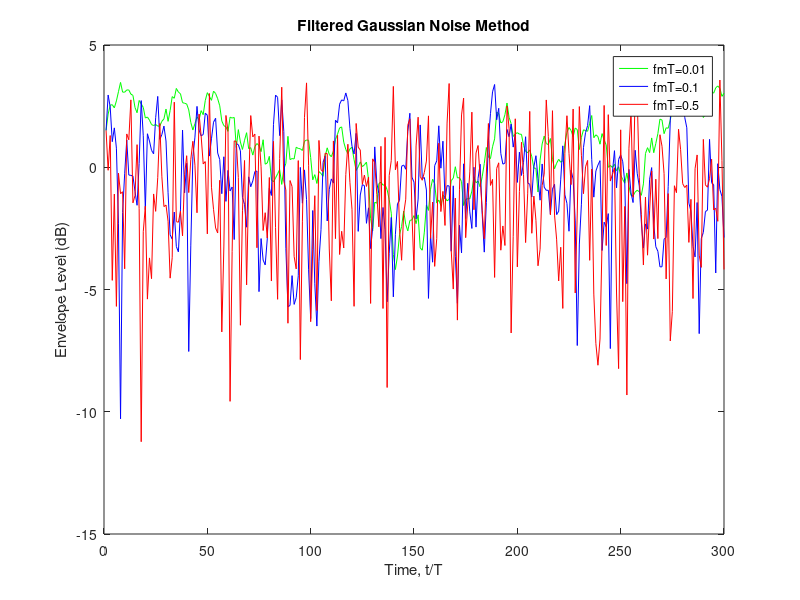

MATLAB code to generate this figure:
fmT = [0.01 0.1 0.5];
[row, num] = size(fmT);
Omgp = 1;
sample_num = 300;
T = 1;

sigma = 2-cos(pi.*fmT./2)-sqrt((2-cos(pi.*fmT./2)).^2-1);
var = (1+sigma)./(1-sigma).*Omgp./2;

w1 = zeros(num, sample_num);
w2 = zeros(num, sample_num);
for i = 1:num
    w1(i,:) = normrnd(0,sqrt(var(i)),1,sample_num);
    w2(i,:) = normrnd(0,sqrt(var(i)),1,sample_num);
end

gI = ones(num, sample_num);
gQ = ones(num, sample_num);

for i = 1:num
    for j = 1:sample_num-1
        gI(i,j+1) = sigma(i)*gI(i,j)+(1-sigma(i))*w1(i,j);
        gQ(i,j+1) = sigma(i)*gQ(i,j)+(1-sigma(i))*w2(i,j);
    end
end

envelope = sqrt(gI.^2+gQ.^2);
envelope_dB = 10*log10(envelope);

x_axis = (1:sample_num)./T;
figure,plot(x_axis, envelope_dB(1,:),'g',x_axis, envelope_dB(2,:),'b',x_axis, envelope_dB(3,:),'r')
title('Filtered Gaussian Noise Method');
xlabel('Time, t/T');
ylabel('Envelope Level (dB)');
legend('fmT=0.01','fmT=0.1','fmT=0.5');

